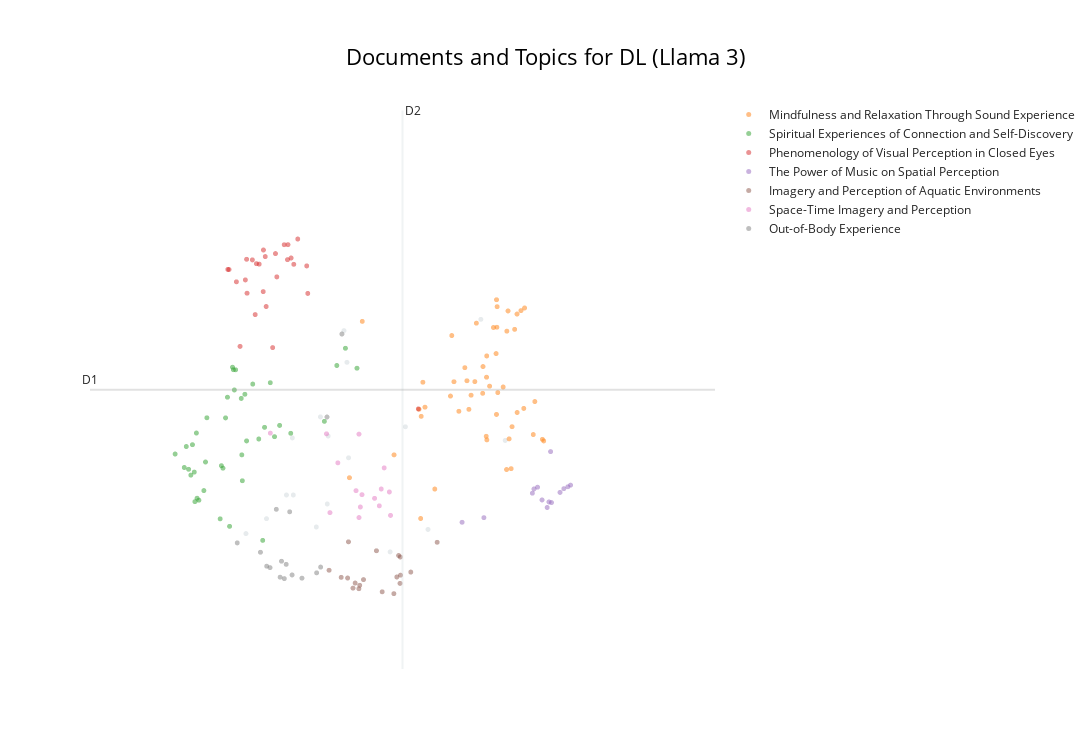
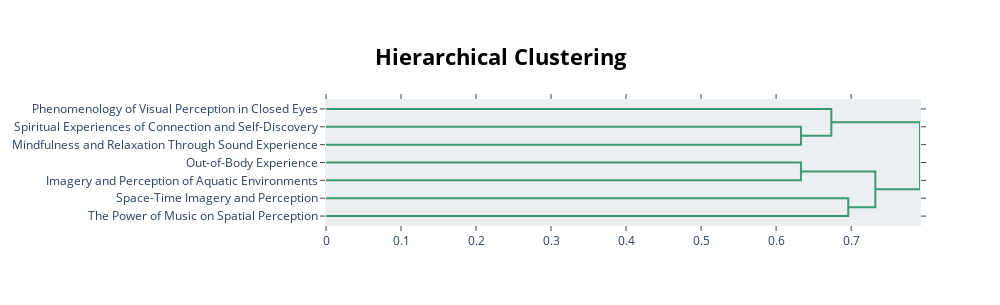

These figures' notebook cell, in order:
### Markdown cell above
### Visualisation

### Code cell
# Basic visu (to compare with visu before LLM labelling)
display(topic_model.visualize_documents(df_reports, title=f"Documents and Topics for {condition} (Llama 3)",
hide_annotations=True, hide_document_hover=False, custom_labels=True))


# Datammaplot visu 
reduced_embeddings = UMAP(
    n_neighbors=int(chosen_params['n_neighbors']),
    n_components=2, #reduced embedding to 2D for visualization
    min_dist=float(chosen_params['min_dist']),
    metric='cosine',
    random_state=random_seed
).fit_transform(embeddings)

datamapplot.create_plot(
   reduced_embeddings,
   all_labels,
   label_font_size=15,
   title=f"{condition}: Topic representations with Llama 3",
   sub_title="Labeled with `llama-3-8b-instruct` (representations on reduced 2D embeddings)",
   label_wrap_width=20,
   use_medoids=True
)

# hierarchical visu
display(topic_model.visualize_hierarchy(custom_labels=True))

### Figure 1 — Plotly figure (JSON) as saved in the notebook; plotly's stock layout.template omitted (floating-point values rounded to 4 significant figures)
{"data": [{"hoverinfo": "text", "hovertext": ["I was everywhere... I saw my partner's nose, her eyes, her glasses, everything like a molecule of air given eyes.", "I was a little afraid at thinking of the gas chambers.", "It was so quick; in and then out.", "Anxiety, loneliness, my inner child screaming for love, screeching.", "There was a being there called Evelyn.", "I was struggling because my mind would go back to a string of thoughts, and to get out of it I had to take a very deep breath.", "I could see how we are all just little sensory machines moving through this realm, bumping off sounds, colours and emotions.", "I saw concave and convex and the hot orange oscillating of being inside a volcano.", "I was awake the whole time; I could not relax or switch off.", "I had a vision of string theory—that everything in the physical world is connected by invisible string particles and concatenations.", "I became a white egret from a dream last week.", "The thought of this not working\nbut in the dream\nin another place.", "I embraced my inner child, allowed it to sulk, scream and cry, coming out with a mix of intense feelings but knowing that I could handle them.", "My heart expanded and I opened my wings to hold the room.", "No one there, not even me.", "I then found myself returning to the world and countryside and gradually getting back to normal everyday life.", null], "marker": {"color": "#CFD8DC", "opacity": 0.5, "size": 5}, "mode": "markers+text", "name": "other", "showlegend": false, "type": "scattergl", "x": [9.548, 8.877, 11.77, 9.239, 10.54, 9.961, 12.09, 11.05, 9.921, 9.696, 9.708, 9.604, 9.146, 8.601, 9.226, 10.75, 9.983], "y": [8.7, 8.828, 11.88, 9.189, 8.319, 11.22, 10.02, 8.662, 11.7, 9.052, 10.09, 10.38, 9.189, 8.599, 10.06, 10.23, 9.758]}, {"hoverinfo": "text", "hovertext": ["Vibration in visuals.", "Very little, occasional passing thoughts of nothing much.", "The loneliness of the moon.", "More scope, mental acceptance, and peace.", "I want one of these at home.", "Strange lights and a sense of relaxation.", "My mind began to wander and reflect on my dreams and goals in a relaxed way, whereas usually I am anxious.", "I fell asleep and woke up with a fresh mindset.", "Physical heaviness.", "Calming sounds, rising elation, curiosity and connection.", "The music conjured up images of Buddhists and other spiritual people...", "Peacefulness and calm.", "A sense of place akin to home, almost a calling or draw to be submerged away from the world and in my own space where I could float and simply exist without any interruptions.", "Complete relaxation, peace of mind, and ready to face whatever happens.", "Some visuals of trees, heat, sun-like experience.", "Some thoughts about mundane everyday things like work, but mainly felt relaxed and able to float into a dreamlike place.", "I experienced a calmness, almost a nothingness, but it was relaxed and peaceful and soothing.", "A bird flying\ncoming closer\ncalm and at peace\na baby\na smiling relative.", "Everything packed into a tiny, insignificant thing.", "Aware of sounds.", "We have 86 billion neurons; no wonder we can have psychedelic experiences.", "Mind really quietened down.", "Physically being the music, especially the percussion and the bass.", "It was relaxing.", "A jacuzzi of lightness.", "Not sure what the purpose of it was except being with the music; certainly not induced to sleep/dream state as bpm too high.", "I had a very nice snooze, thank you.", "It was a beautiful experience of love, peace, harmony, togetherness and freedom.", "Physical lightness.", "Relaxed and peaceful; felt the beats of the music.", "A swivelling vortex of sound.", "The music was both gentle and powerful.", "Relaxed, just about to sleep when music or colour changed.", "This should be available for everyone all the time.", "Helped me with my meditation journey.", "A doorway.", "At first, hearing gongs, I saw myself in Sammi Ling's Buddhist retreat and imagined myself totally relaxing and at peace.", "A bit hot to start.", "Very relaxing.", "Nothingness complete.", "The complexity of the brain can produce a limitless spectrum of experience, from depression to enlightenment.", "Windows into my busy life.", "Breathing is hard.", "Also abstract forms and pink and red colours.", "An acceptance of being in a stressful time, but self-jubilation and inspiration.", "So many different things.", "Almost womb-like.", "Centered in body.", "Deep relaxation, close to falling asleep.", "An unique experience that teaches us how simple it could be to reconnect with our primitive way to feel emotions through sounds and colours."], "marker": {"opacity": 0.5, "size": 5}, "mode": "markers+text", "name": "Mindfulness and Relaxation Through Sound Experience", "text": ["", "", "", "", "", "", "", "", "", "", "", "", "", "", "", "", "", "", "", "", "", "", "", "", "", "", "", "", "", "", "", "", "", "", "", "", "", "", "", "", "", "", "", "", "", "", "", "", "", ""], "textfont": {"size": 12}, "type": "scattergl", "x": [12.59, 11.37, 9.995, 11.68, 11.98, 12.07, 10.93, 11.01, 12.31, 12.19, 12.17, 11.88, 10.6, 11.58, 10.95, 10.96, 11.6, 11.98, 11.71, 12.47, 11.84, 11.63, 12.49, 11.79, 12.12, 10.17, 11.36, 11.47, 12.13, 12.25, 12.61, 12.34, 11.99, 11.97, 11.4, 12.22, 12.11, 11.94, 11.84, 11.79, 11.85, 11.84, 12.35, 11.98, 10.98, 11.14, 11.98, 12.25, 11.55, 12.15], "y": [10.04, 11.63, 9.454, 10.92, 11.75, 10.84, 10.5, 10.53, 12.01, 10.23, 9.592, 10.85, 9.803, 10.94, 8.83, 10.39, 10.5, 10.42, 11.82, 10.11, 10.09, 10.72, 10.62, 10.74, 11.69, 11.84, 10.7, 10.47, 12.0, 10.45, 10.02, 10.51, 10.75, 11.35, 10.92, 11.72, 9.578, 11.75, 10.99, 11.15, 10.03, 11.32, 12.05, 12.18, 10.91, 9.28, 12.07, 11.96, 11.14, 10.05]}, {"hoverinfo": "text", "hovertext": ["I flew around the room touching everyone.", "The same set of thoughts occurred thrice, and I inhaled really deep to get past it.", "I can't realize how long that experience was.", "We felt so much love.", "I quite enjoyed the experience.", "I was interested to see what would happen next!", "Felt numb too.", "Still feeling it now.", "I asked him how I was doing and about my husband.", "I think I ought to experience it once more to see if it changes.", "I saw new scenes and reflected on opportunities.", "Ho provato compassione per me stessa e ho realizzato il mio negative self-talking.", "I felt the weight of the people in the room.", "Retrospective thoughts.", "Flashes of my past, seeing my lovely Mum.", "Like I am part of something bigger.", "I had various flashing images of my memories; random events and people in my life kept popping up; nothing lingered, but lots of individual things happened in the memories.", "My thoughts were about connecting with others.", "Just my mind has been there.", "I felt connected.", "This is a thought I had anyway during the dream machine.", "Looking to the past to analyse my future.", "I saw past experiences and reflected on my choices.", "I wish I were here with George and that he created this experience for me.", "It was something very familiar to the soul but not... I experienced several emotions.", "Dopo ho visto una luce rosa luminosa ed ho provato un senso di amore e ho capito che I deserve love and to be loved.", "He told me we were doing important work that was our destiny.", "Pleasant, but should I be seeing something unexpected?", "It filled my mind.", "The moment I die, I want to feel this.", "I arrived stressed, so it took a while to relax.", "He told me he was Francis of Assisi.", "My partner, Dad, my sister, niece and nephew, my friends.", "Initially, I was interested in how others were reacting around me.", "At some point started experimenting and trying to recall the images I liked.", "I couldn't stop the thinking process; I was trying to memorise the visuals and then trying to disconnect but couldn't; I wish I meditated more.", "I began to see the source, the light we all come from, the connection to everything.", "I love all of it; the feeling was amazing and I would come back.", "Then an overwhelming feeling of love and connection to everyone in the room.", "My thoughts have been to somewhere no one has been to.", "It was successful 50% of the time."], "marker": {"opacity": 0.5, "size": 5}, "mode": "markers+text", "name": "Spiritual Experiences of Connection and Self-Discovery", "text": ["", "", "", "", "", "", "", "", "", "", "", "", "", "", "", "", "", "", "", "", "", "", "", "", "", "", "", "", "", "", "", "", "", "", "", "", "", "", "", "", ""], "textfont": {"size": 12}, "type": "scattergl", "x": [8.38, 9.825, 8.609, 7.942, 8.291, 8.074, 8.827, 8.851, 7.88, 8.326, 8.42, 8.929, 8.253, 8.586, 8.445, 7.77, 8.431, 7.797, 9.054, 7.905, 9.657, 8.537, 8.692, 8.986, 8.552, 7.914, 7.828, 8.351, 8.545, 8.773, 10.1, 8.056, 7.647, 7.933, 8.462, 9.941, 7.858, 8.034, 7.967, 9.204, 8.27], "y": [8.71, 11.17, 10.02, 9.14, 9.599, 10.37, 8.496, 10.22, 9.959, 10.37, 11.14, 10.91, 8.825, 10.73, 10.8, 9.61, 11.1, 9.93, 10.25, 9.539, 10.32, 10.67, 10.89, 10.08, 9.407, 9.088, 9.582, 10.68, 9.803, 10.05, 11.13, 9.694, 9.816, 10.14, 11.1, 11.43, 9.493, 9.257, 9.109, 10.13, 9.637]}, {"hoverinfo": "text", "hovertext": ["It was dark, but also a brilliant blue.", "The colours I saw when my eyes were shut were very brief, fleeting and nebulous hues, no specific patterns.", "Towards the end, maybe a quarter, I started having really intense visuals of ripples and looking up into a tower.", "I saw a different colour to the lights that were in the centre when I closed my eyes.", "We were told at the start that we could keep our eyes open, so I did a lot as I thought it was more of a light show, so I didn't get the whole idea or impact of flickering lights on closed eyes.", "Once I went past that it was blank.", "I didn't experience visual or aural so-called \"hallucinations\".", "Otherwise, interesting but confusing experience, not much visions either.", "I did not see anything except for the flickering lights.", "It was a bit weird; I know that my brain is trying to create something by itself; I felt different things based on the colour.", "I saw a grey pulsing heart float across my mind.", "It was near impossible to keep my eyes open.", "Un cerchio non uniforme verde e blu che usciva da uno spazio nero: in quel momento percepivo questo come un simbolo di me stessa che scevo.", "The colours behind my closed eyes swapped to the opposite colour or the colour spectrum of that on the screen.", "I can't recognise the colour actually, but I can feel the light dimming.", "Don't think the lights were in sync, too, to go with music well...", "After a while, I began to relax, and the changing colours made me feel safe and happy.", "Got many vivid visions, saw lots of colours, my bedroom, old TV shows, video games, cities...", "I did not experience visuals and colours.", "I had no sense of the grating sounds towards the end except they were the colour turquoise, which gradually turned to black and nothingness.", "Interested to experience different darkness when different colours were projected.", "I mostly saw grey geometric shapes.", "The colours made patterns when I had my eyes closed—almost like a weave of colours in a woollen fabric.", "Had my eyes shut most of the time; was aware of colours changing.", "Un cerchio giallo con i contorni rossi che si ingrandiva a seconda del mio respiro.", "I opened my eyes, but thought the centre lights were mild and not that impressive.", "I enjoyed the colours on the ceiling."], "marker": {"opacity": 0.5, "size": 5}, "mode": "markers+text", "name": "Phenomenology of Visual Perception in Closed Eyes", "text": ["", "", "", "", "", "", "", "", "", "", "", "", "", "", "", "", "", "", "", "", "", "", "", "", "", "", ""], "textfont": {"size": 12}, "type": "scattergl", "x": [9.299, 8.687, 8.521, 8.998, 9.245, 8.616, 8.873, 8.96, 9.16, 8.61, 8.472, 9.434, 8.372, 8.861, 9.167, 9.419, 10.92, 8.725, 8.833, 8.836, 9.116, 8.593, 8.779, 8.742, 8.356, 9.209, 9.016], "y": [13.1, 12.78, 11.46, 12.88, 12.72, 12.27, 12.07, 11.44, 12.79, 12.79, 12.45, 12.27, 12.64, 12.83, 13.02, 12.69, 10.51, 11.95, 12.3, 12.94, 13.02, 12.48, 12.72, 12.73, 12.64, 12.81, 12.52]}, {"hoverinfo": "text", "hovertext": ["I tried to really focus on the listening, and in doing so the music and my imagination took me to different places.", "Punctuated by the audio as it heightened and when it was most loud.", "Emptiness in my mind; I was consumed by the power of the music.", "My visual experience would change a lot with the music.", "At times I felt transported to a meadow full of flowers in spring, and then the sound of the bells took me to a mountaintop.", "As the pace gathered further, I was on a train, speeding through countryside, then through time and space until the music reached a climax.", "I became more and more relaxed as the music progressed further with its journey.", "The music took me on a whole journey; I was completely surrounded.", "As the music's pace and volume increased, I saw horses galloping at increasing speed and, at some point, I was on a horse too.", "At one point I think I was milking a cow in a field with someone playing the piano.", "Quando la musica è diventata intensa ho provato ansia e paura e questo ha rafforzato la mia depressione.", "Thick, hot air saturated with the soundwaves which I was inhaling.", "I watched the room rise and fall with the music.", "Music wasn't just in the space, it was the space."], "marker": {"opacity": 0.5, "size": 5}, "mode": "markers+text", "name": "The Power of Music on Spatial Perception", "text": ["", "", "", "", "", "", "", "", "", "", "", "", "", ""], "textfont": {"size": 12}, "type": "scattergl", "x": [12.48, 12.71, 12.46, 12.53, 11.81, 12.88, 12.83, 12.68, 12.94, 12.97, 12.66, 11.51, 12.72, 12.59], "y": [9.282, 9.853, 9.217, 9.308, 8.843, 9.286, 9.229, 9.083, 9.315, 9.34, 8.998, 8.772, 9.074, 9.114]}, {"hoverinfo": "text", "hovertext": ["I saw myself flaring, whirling, in water, in the air, becoming one with what I floated in.", "I felt like being at water first, then in the womb, then the birth and the light of this world, also at some point being in a bee's panel.", "I met a being, long and blue, with not much of a defined form.", "I was in a land (not anywhere on Earth); it was another planet, with animals, but they were not the usual colours—a yellow elephant, a blue gorilla.", "I went on a train, underwater, saw seas of colour and pulsing shapes.", "I saw a starry night and being in blue, warm water and a blue butterfly.", "I turned into a mermaid and watched them on the land as I swam away with turtles and fishes.", "I saw some different landscapes.", "A sense of truth, the ocean and the beach, sunrise and sunsets, and further along into space and finally back to the deepest ocean.", "And it also felt like being inside an ocean.", "It felt like I was deep in the ocean.", "First drowning in that sound, then learning how to swim and enjoy it and heal.", "I saw a lot of imagery and colours, especially images of water, ripples of water, snowscapes, drops of water falling.", "We then started gently running towards the sea.", "I wasn't drowning; instead, it felt like that's where I was meant to be.", "Places and waves and an animal.", "Then things changed and it became very pink and I was in the clouds.", "Then I became a manta ray and drifted.", "I saw a lot of animals, ones which I used to not like, like reptiles, but this time I liked them and they seemed adorable."], "marker": {"opacity": 0.5, "size": 5}, "mode": "markers+text", "name": "Imagery and Perception of Aquatic Environments", "text": ["", "", "", "", "", "", "", "", "", "", "", "", "", "", "", "", "", "", ""], "textfont": {"size": 12}, "type": "scattergl", "x": [9.884, 9.721, 10.66, 10.68, 10.63, 10.68, 10.44, 11.18, 10.36, 9.97, 10.07, 10.12, 10.82, 10.18, 10.04, 10.68, 9.982, 10.13, 10.59], "y": [7.93, 8.038, 8.264, 7.838, 7.935, 7.964, 7.709, 8.466, 8.337, 7.919, 7.843, 7.756, 8.01, 7.895, 7.765, 8.241, 8.473, 7.808, 7.681]}, {"hoverinfo": "text", "hovertext": ["I made up stories in my head in a narrative way, imagining being on a spaceship with aliens communicating via sounds and colours, and this was nice escapism from stress.", "It is like I am in a dream, in a movie.", "My mind is a jellyfish, suspended in space.", "Some visuals of space and deep ocean.", "I thought I was drifting in space.", "Constant thoughts coming towards me as I batted them away into the sky.", "I don't feel the time.", "It felt like a journey through the cosmos.", "Reminded me of 2001: Space Odyssey.", "The feeling of freedom, of being in time and space.", "Floating in space.", "Flying through a lot of shapes, light, space.", "An experience like time travelling, or as I imagine it.", "I saw everything, the universe, the multiverse, all of time, and emerged in someone's sleeve.", "Travelling at the speed of light as galaxies whizz past."], "marker": {"opacity": 0.5, "size": 5}, "mode": "markers+text", "name": "Space-Time Imagery and Perception", "text": ["", "", "", "", "", "", "", "", "", "", "", "", "", "", ""], "textfont": {"size": 12}, "type": "scattergl", "x": [10.12, 9.686, 10.12, 10.55, 10.14, 10.33, 8.929, 10.08, 10.16, 10.46, 10.4, 10.53, 9.839, 9.732, 10.42], "y": [10.12, 10.12, 8.844, 8.877, 9.006, 9.138, 10.14, 9.255, 9.194, 9.604, 9.024, 9.235, 9.681, 8.919, 9.281]}, {"hoverinfo": "text", "hovertext": ["Then it felt like a type of death experience as I descended into the underworld.", "I felt myself go down through the layers of the earth into a moss land.", "There is a moment... I feel like I was drawn back to my body and the environment.", "Woman next to me was sniffing, so I had to move and it was difficult to get back in.", "I felt intensely anxious and a bit suffocated but also knowing that I've got this.", "I felt like my body was light and fuzzy, like I wasn't sitting on anything.", "Detachment, as though my body was in one box, mind in another, and my anxiety came from that lack of control.", "I tried hard to immerse myself into the dream state but failed.", "Towards the end, in darkness, I felt I was being wrapped in metal, in strips.", "I felt like my body kept sinking or dropping to another level... into the seat and into itself.", "Felt like I had a pee without peeing.", "It felt like a drug trip at some points.", "I also felt numb and tingly throughout it at different points.", "I also felt like I was dreaming of random objects and my mind started to create stories like it does when I am dreaming.", "Felt as though I was moving through a tunnel at first.", "At that point, I felt I'd left my body—fully immersed in the sound and light."], "marker": {"opacity": 0.5, "size": 5}, "mode": "markers+text", "name": "Out-of-Body Experience", "text": ["", "", "", "", "", "", "", "", "", "", "", "", "", "", "", ""], "textfont": {"size": 12}, "type": "scattergl", "x": [9.222, 9.355, 9.607, 8.483, 9.01, 9.08, 9.19, 9.894, 9.118, 9.143, 8.796, 8.925, 8.88, 9.692, 9.061, 9.553], "y": [7.967, 7.918, 8.087, 8.457, 8.97, 8.176, 8.932, 11.65, 7.91, 8.129, 8.314, 8.079, 8.101, 10.38, 7.933, 7.999]}], "layout": {"annotations": [{"showarrow": false, "text": "D1", "x": 6.5, "y": 10.8, "yshift": 10}, {"showarrow": false, "text": "D2", "x": 10.71, "xshift": 10, "y": 15.07}], "height": 750, "shapes": [{"line": {"color": "#CFD8DC", "width": 2}, "type": "line", "x0": 10.71, "x1": 10.71, "y0": 6.529, "y1": 15.07}, {"line": {"color": "#9E9E9E", "width": 2}, "type": "line", "x0": 6.5, "x1": 14.92, "y0": 10.8, "y1": 10.8}], "title": {"font": {"color": "Black", "size": 22}, "text": "Documents and Topics for DL (Llama 3)", "x": 0.5, "xanchor": "center", "yanchor": "top"}, "width": 1200, "xaxis": {"visible": false}, "yaxis": {"visible": false}}}

### Figure 2 — Plotly figure (JSON) as saved in the notebook; plotly's stock layout.template omitted (floating-point values rounded to 4 significant figures)
{"data": [{"hoverinfo": "text", "marker": {"color": "rgb(61,153,112)"}, "mode": "lines", "type": "scatter", "x": [0.0, 0.6332, 0.6332, 0.0], "xaxis": "x", "y": [-15.0, -15.0, -25.0, -25.0], "yaxis": "y"}, {"hoverinfo": "text", "marker": {"color": "rgb(61,153,112)"}, "mode": "lines", "type": "scatter", "x": [0.0, 0.6736, 0.6736, 0.6332], "xaxis": "x", "y": [-5.0, -5.0, -20.0, -20.0], "yaxis": "y"}, {"hoverinfo": "text", "marker": {"color": "rgb(61,153,112)"}, "mode": "lines", "type": "scatter", "x": [0.0, 0.6331, 0.6331, 0.0], "xaxis": "x", "y": [-35.0, -35.0, -45.0, -45.0], "yaxis": "y"}, {"hoverinfo": "text", "marker": {"color": "rgb(61,153,112)"}, "mode": "lines", "type": "scatter", "x": [0.0, 0.6962, 0.6962, 0.0], "xaxis": "x", "y": [-55.0, -55.0, -65.0, -65.0], "yaxis": "y"}, {"hoverinfo": "text", "marker": {"color": "rgb(61,153,112)"}, "mode": "lines", "type": "scatter", "x": [0.6331, 0.7323, 0.7323, 0.6962], "xaxis": "x", "y": [-40.0, -40.0, -60.0, -60.0], "yaxis": "y"}, {"hoverinfo": "text", "marker": {"color": "rgb(61,153,112)"}, "mode": "lines", "type": "scatter", "x": [0.6736, 0.7918, 0.7918, 0.7323], "xaxis": "x", "y": [-12.5, -12.5, -50.0, -50.0], "yaxis": "y"}], "layout": {"autosize": false, "height": 305, "hoverlabel": {"bgcolor": "white", "font": {"family": "Rockwell", "size": 16}}, "hovermode": "closest", "plot_bgcolor": "#ECEFF1", "showlegend": false, "title": {"font": {"color": "Black", "size": 22}, "text": "<b>Hierarchical Clustering</b>", "x": 0.5, "xanchor": "center", "yanchor": "top"}, "width": 1000, "xaxis": {"mirror": "allticks", "rangemode": "tozero", "showgrid": false, "showline": true, "showticklabels": true, "ticks": "outside", "type": "linear", "zeroline": false}, "yaxis": {"mirror": "allticks", "range": [-70, 0], "rangemode": "tozero", "showgrid": false, "showline": true, "showticklabels": true, "tickmode": "array", "ticks": "outside", "ticktext": ["Phenomenology of Visual Perception in Closed Eyes", "Spiritual Experiences of Connection and Self-Discovery", "Mindfulness and Relaxation Through Sound Experience", "Out-of-Body Experience", "Imagery and Perception of Aquatic Environments", "Space-Time Imagery and Perception", "The Power of Music on Spatial Perception"], "tickvals": [-5, -15, -25, -35, -45, -55, -65], "type": "linear", "zeroline": false}}}
